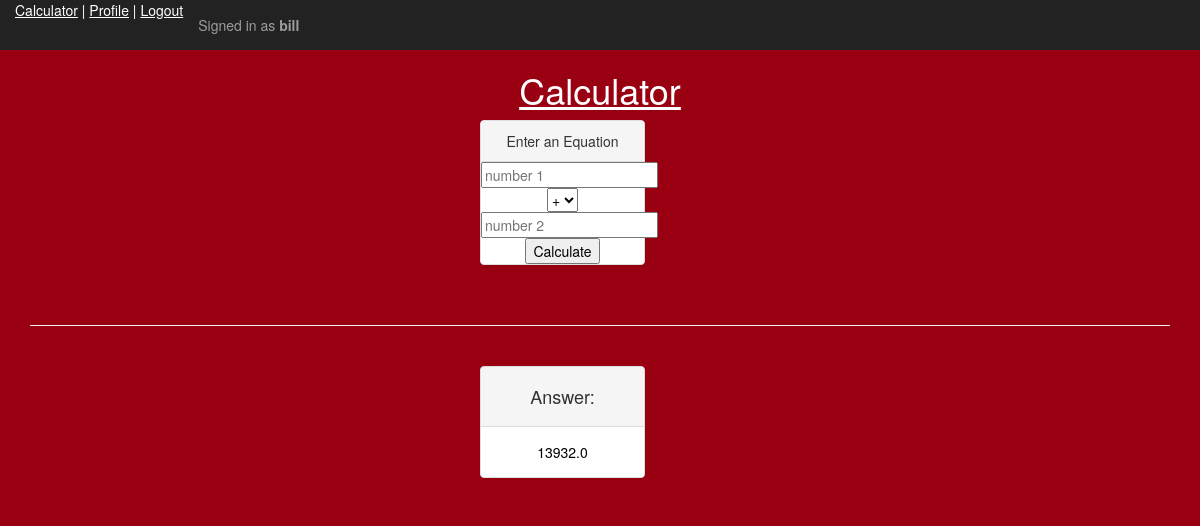
The app's page / (signed in), older data.
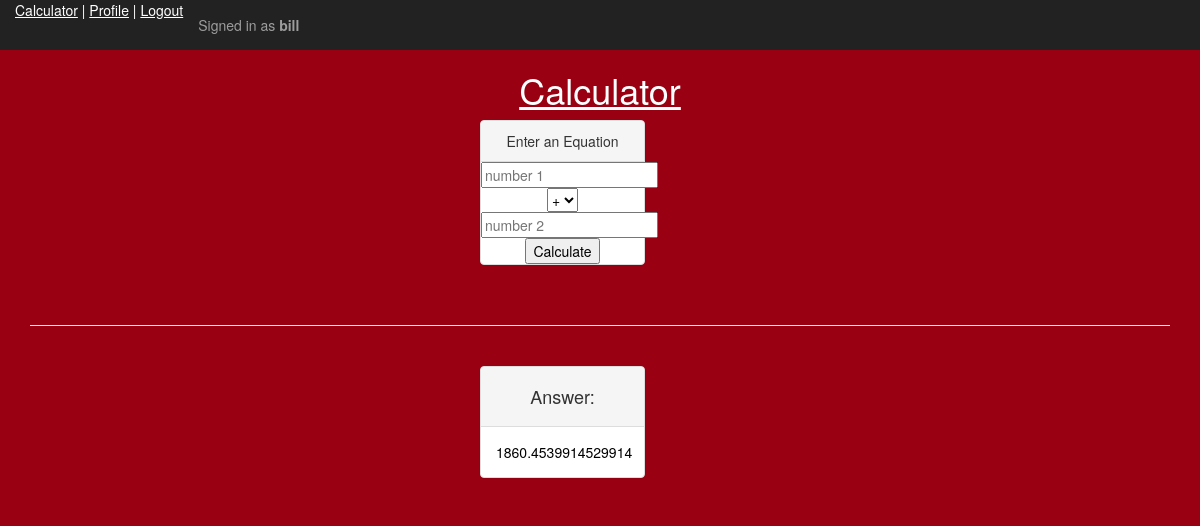
The same page, newer data.
### app/models.py (models this page shows)
class Operation(models.Model):
    num1 = models.FloatField()
    operator = models.CharField(max_length=1, choices=OPERATOR)
    num2 = models.FloatField()
    answer = models.CharField(max_length=255)
    user = models.ForeignKey('auth.User')
    created = models.DateTimeField(auto_now=True)

### app/views.py (the view, shortened to what this page needs)
# urls.py: url(r'^$', CalculatorCreateView.as_view(), name="calc_create_view"),
class CalculatorCreateView(CreateView):
    model = Operation
    success_url = reverse_lazy('calc_create_view')
    fields = ('num1', 'operator', 'num2')
    def get_context_data(self):
        context = super().get_context_data()
        context['operation'] = Operation.objects.all()
        return context

### templates/app/operation_form.html (shortened to what this page needs)
{% extends 'base.html' %}
{% block content %}
{% if not request.user.is_authenticated %}
  <h2><a href="{% url 'login' %}">Login To Use Calculator</a></h2>
{% else %}
  <h1>Calculator</h1>
  <div class="row">
      <form class="" action="" method="post">
        <div class="col-md-2">
          <div class="panel panel-default">
            <div class="panel-heading">
                Enter an Equation
            </div>
            <input type="text" name="num1" placeholder="number 1">
            <select class="" name="operator">
                <option value="+"> + </option>
            </select>
              <input type="text" name="num2" placeholder="number 2">
              <input type="submit" class="submit" value="Calculate">
          </div>
        </div>
    </form>
    </div>
    <br>
    <hr>
    <br>
    <div class="row">
      <div class="col-md-2">
        <div class="panel panel-default">
          <div class="panel-heading">
            <h4>Answer:</h4>
          </div>
          <div class="panel-body">
            {{ operation.last.answer }}
          </div>
        </div>
      </div>
  </div>
{% endif %}
{% endblock %}

Row changes from the older to the newer data that the page shows:
no longer on this page (row edited): Operation: last.answer "13932.0"
added Operation: last.answer "1860.4539914529914"
